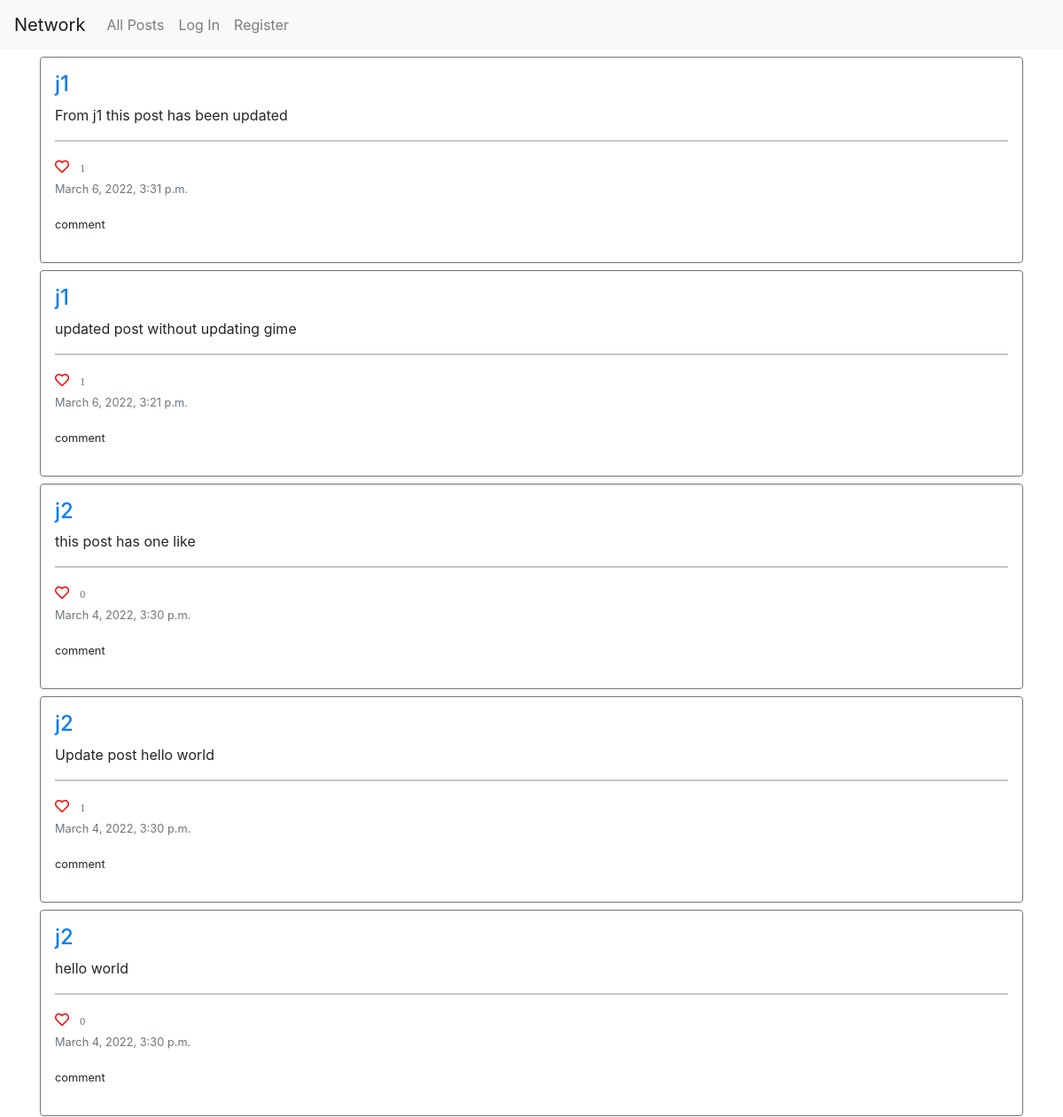
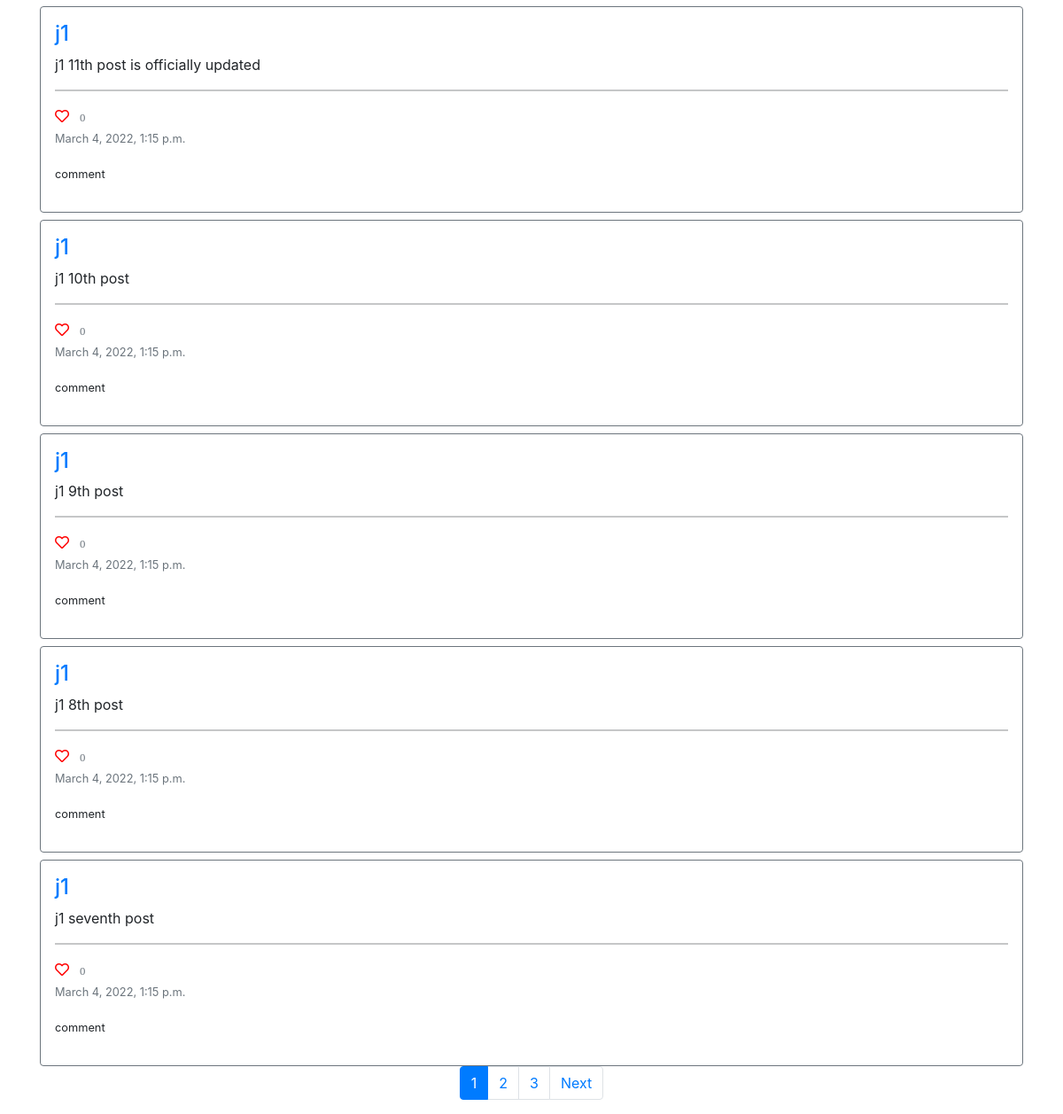
The page / on the database its author committed (2 pictures, top to bottom).
### network/models.py (models this page shows, shortened)
class Post(models.Model):
    user = models.ForeignKey(User, on_delete=models.CASCADE)
    text = models.CharField(max_length=160, default=None)
    post_date = models.DateTimeField(default=datetime.datetime.now)

class User(AbstractUser):
    pass

### network/views.py (the view)
# urls.py: path("", views.index, name="index"),
def index(request):
    if request.user.is_authenticated:
        user = request.session['_auth_user_id']
        likes = Like.objects.filter(post=OuterRef('id'), user_id = user)
        posts = Post.objects.filter().order_by('-post_date')
    else:
        posts = Post.objects.order_by('-post_date').all()
    paginator = Paginator(posts, 10)
    page_number = request.GET.get('page')
    page_obj = paginator.get_page(page_number)
    context = {
        'posts': page_obj,
        'new_post': NewPostForm(),
    }
    return render(request, "network/index.html", context)

### network/templates/network/index.html (shortened to what this page needs)
{% extends "network/layout.html" %}
{% block body %}
    {% include 'partials/_all_posts.html' %}
{% endblock %}

### network/templates/partials/_all_posts.html (shortened to what this page needs)
<div id="posts">
    {% for post in posts %}
        <div class="border border-secondary rounded p-3 mt-2">
            <h4><a href="{% url 'profile' post.user.username %}">{{ post.user }}</a></h4>
            <div id="post-text-{{post.id}}">{{ post.text }}</div>
            <hr>
            <div data-id="{{post.id}}" class="card-link {% if post.current_like > 0 %} fas {% else %} far {% endif %} fa-heart">
                &nbsp <small class="text-muted">{{post.like_set.count}}</small>
            </div>
            <p class="card-text"><small class="text-muted">{{post.post_date}}</small></p>
            <p><small>comment</small></p>
        </div>
    {% empty %}
        <li>no post</li>
    {% endfor %}
</div>

### network/static/css/styles.css (style rules this page uses)
.fa-heart { color: red !important; cursor: pointer; }

### rows shown on the page
Post: user "j1", text "From j1 this post has been updated", like_set.count "1", post_date "March 6, 2022, 3:31 p.m."
Post: user "j1", text "updated post without updating gime", like_set.count "1", post_date "March 6, 2022, 3:21 p.m."
Post: user "j2", text "this post has one like", like_set.count "0", post_date "March 4, 2022, 3:30 p.m."
Post: user "j2", text "Update post hello world", like_set.count "1", post_date "March 4, 2022, 3:30 p.m."
Post: user "j2", text "hello world", like_set.count "0", post_date "March 4, 2022, 3:30 p.m."
Post: user "j1", text "j1 11th post is officially updated", like_set.count "0", post_date "March 4, 2022, 1:15 p.m."
Post: user "j1", text "j1 10th post", like_set.count "0", post_date "March 4, 2022, 1:15 p.m."
Post: user "j1", text "j1 9th post", like_set.count "0", post_date "March 4, 2022, 1:15 p.m."
Post: user "j1", text "j1 8th post", like_set.count "0", post_date "March 4, 2022, 1:15 p.m."
Post: user "j1", text "j1 seventh post", like_set.count "0", post_date "March 4, 2022, 1:15 p.m."

### other values the page prints
{{ num }} "1"
{{ num }} "2" "3"
